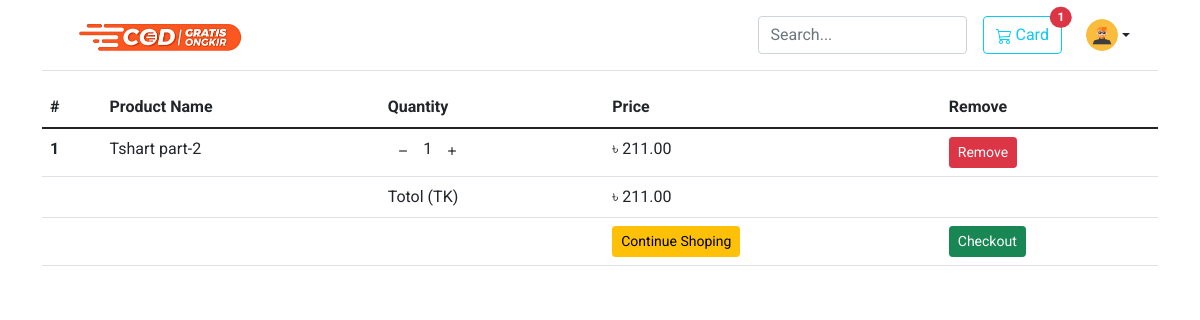
Screenshot of /order/card/ (signed in) with the database file from the repository.
### User_App/models.py (models this page shows, shortened)
class User (AbstractBaseUser,PermissionsMixin):
    email = models.EmailField(unique=True,null=False)
    is_staff = models.BooleanField(
        ugettext_lazy('staff status'),
        default=False,
        help_text=ugettext_lazy('Designates whether the user can log in this site')
    )
    is_active = models.BooleanField(
        ugettext_lazy('active'),
        default=True,
        help_text=ugettext_lazy('Designates whether this user should be treated as active. Unselect this instead of deleting accounts')
    )
    USERNAME_FIELD = 'email'
    objects = MyUserManager()

### User_Order/models.py (models this page shows, shortened)
class Oreder(models.Model):
    orderitems = models.ManyToManyField(Cart)
    user = models.ForeignKey(settings.AUTH_USER_MODEL, on_delete=models.CASCADE,related_name='order' )
    ordered = models.BooleanField(default=False)
    created_date = models.DateTimeField(auto_now_add=True)
    paymentId = models.CharField(max_length=264,blank=True,null=True)
    orderId = models.CharField(max_length=200,blank=True, null=True)
    def get_total(self):
        total = 0
        for order_item in self.orderitems.all():
            total += float(order_item.get_total())
        return total

class Cart (models.Model):
    user = models.ForeignKey(settings.AUTH_USER_MODEL, on_delete=models.CASCADE, related_name='cart')
    item = models.ForeignKey(Products, on_delete=models.CASCADE,)
    quantity = models.IntegerField(default=1)
    purchased = models.BooleanField(default=False)
    created_date = models.DateTimeField(auto_now_add=True)
    updated_date = models.DateTimeField(auto_now=True)
    def get_total(self):
        total = self.item.price  * self.quantity
        float_total = format(total, '0.2f')
        return float_total

### Product_App/models.py (models this page shows)
class Products(models.Model):
    minimage = models.ImageField(upload_to = 'product')
    img1 = models.ImageField(upload_to = 'product',blank=True, null=True)
    more_img = models.BooleanField(default=False)
    img2 = models.ImageField(upload_to = 'product',blank=True, null=True)
    img3 = models.ImageField(upload_to = 'product',blank=True, null=True)
    name = models.CharField(max_length=64)
    catagory = models.ForeignKey(Catagory, on_delete=CASCADE,related_name='catagory')
    preview_text = models.TextField(max_length=264, verbose_name='Preview Text ')
    detail_text = RichTextField(max_length=1000, verbose_name='Descriptions')
    price = models.FloatField()
    old_price = models.FloatField(default=0.00)
    crate_date = models.DateTimeField(auto_now_add=True)
    def __str__(self):
        return self.name
    class Meta:
        ordering = ['-crate_date']
        verbose_name_plural = 'Products'

### User_Order/views.py (the view)
# urls.py: path('card/',views.Cart_Views, name='card'),
@login_required()
def Cart_Views (request):
    carts = Cart.objects.filter(user=request.user, purchased=False )
    orders = Oreder.objects.filter(user=request.user,ordered=False)
    if carts.exists() and orders.exists():
        orders = orders[0]
        return render(request,'User_Order/card.html',{'carts':carts,'order':orders})
    else:
        messages.warning(request,"You don'i have any item in your cart" )
        return redirect('shop')

### User_Order/templatetags/card_tag.py (called while the page is built)
@register.filter
def cart_total(user):
    order = Oreder.objects.filter(user=user, ordered=False)
    if order.exists():
        return order[0].orderitems.count()
    else:
        return 0

### User_Order/templates/User_Order/card.html (shortened to what this page needs)
{% extends "base.html" %}
{% block body_block %}
<table class="table">
    <thead>
      <tr>
        <th scope="col" >#</th>
        <th scope="col">Product Name</th>
        <th scope="col">Quantity</th>
        <th scope="col">Price</th>
        <th scop="col">Remove</th>
      </tr>
    </thead>
    <tbody>
    {% for card in carts %}
      <tr>
        <th scope="row">{{ forloop.counter }}</th>
        <td>{{card.item}}</td>
        <td>
            <a class="mr-2" href="{% url 'decrese' pk=card.item.pk %}"><span class="badge icon"> <svg xmlns="http://www.w3.org/2000/svg" width="16" height="16" fill="currentColor" class="bi bi-dash" viewBox="0 0 16 16">
                <path d="M4 8a.5.5 0 0 1 .5-.5h7a.5.5 0 0 1 0 1h-7A.5.5 0 0 1 4 8z"/>
              </svg> </span></a>
            {{ card.quantity }}
            <a class="mr-2" href="{% url 'increse' pk=card.item.pk %}"><span class="badge icon"> <svg xmlns="http://www.w3.org/2000/svg" width="16" height="16" fill="currentColor" class="bi bi-plus" viewBox="0 0 16 16">
                <path d="M8 4a.5.5 0 0 1 .5.5v3h3a.5.5 0 0 1 0 1h-3v3a.5.5 0 0 1-1 0v-3h-3a.5.5 0 0 1 0-1h3v-3A.5.5 0 0 1 8 4z"/>
              </svg> </span></a>
        </td>
        <td> &#2547 {{card.get_total}}</td>
        <td><a href="{% url 'remove_card' pk=card.item.pk %}" class="btn btn-danger btn-sm">Remove</a></td>
      </tr>
    {% endfor %}
      <tr>
        <th scope="row"></th>
        <td></td>
        <td>Totol (TK)</td>
        <td>&#2547 {{order.get_total | floatformat:2 }}</td>
        <td></td>
      </tr>
      <tr>
        <tr>
            <th scope="row"></th>
            <td></td>
            <td></td>
            <td>
                <a href="{% url 'shop' %}" class="btn btn-warning btn-sm">Continue Shoping</a>
            </td>
            <td>
                <a href="{% url 'chackout' %}" class="btn btn-success btn-sm">Checkout</a>
            </td>
          </tr>
      </tr>
    </tbody>
  </table>
{% endblock body_block %}

### templates/navebar.html (shortened to what this page needs)
 {% load static %}
{% load card_tag %}
<header class="p-3 mb-3 border-bottom">
    <div class="container">
      <div class="d-flex flex-wrap align-items-center justify-content-center justify-content-lg-start">
        <a href="/" class="d-flex align-items-center mb-2 mb-lg-0 text-dark text-decoration-none">
          <img class="logo" src="{% static 'img/logo.png' %}" alt="">
        </a>
        <form class="col-12 col-lg-auto mb-3 mb-lg-0 me-lg-3">
          <input type="search" name="search" class="form-control" placeholder="Search..." aria-label="Search">
        </form>
          {% if request.user.is_authenticated %}
          <a  href='{% url "card" %}' type="button" class="btn btn-outline-info  me-4 position-relative">
             Card
            <span class="position-absolute top-0 start-100 translate-middle badge rounded-pill bg-danger">
              {{request.user | cart_total}}
            </span>
          </a>
            <div class="dropdown">
              <a href="#" class="d-flex align-items-center col-lg-4 mb-2 mb-lg-0 link-dark text-decoration-none dropdown-toggle" id="dropdownNavLink" data-bs-toggle="dropdown" aria-expanded="false">
                <img src="{% static 'img/man.png' %}" alt="mdo" width="32" height="32" class="rounded-circle">
              </a>
            </div>
        {% else %}
        <div class="text-end">
            <a href='{% url "login" %}' type="button" class="btn btn-outline-primary  me-2">Login</a>
            <a href='{% url "sign_up" %}' type="button" class="btn btn-warning">Sign-up</a>
          </div>
        {% endif %}
    </div>
  </header>

### static/css/style.css (style rules this page uses)
body { font-family: 'Roboto', sans-serif; }
.logo { width: 175px; }
.icon { color: black; }

### rows the page displays
User: user|cart_total "1"
Cart: item "Tshart part-2", quantity "1", get_total "211.00"
Oreder: get_total "211.00"
